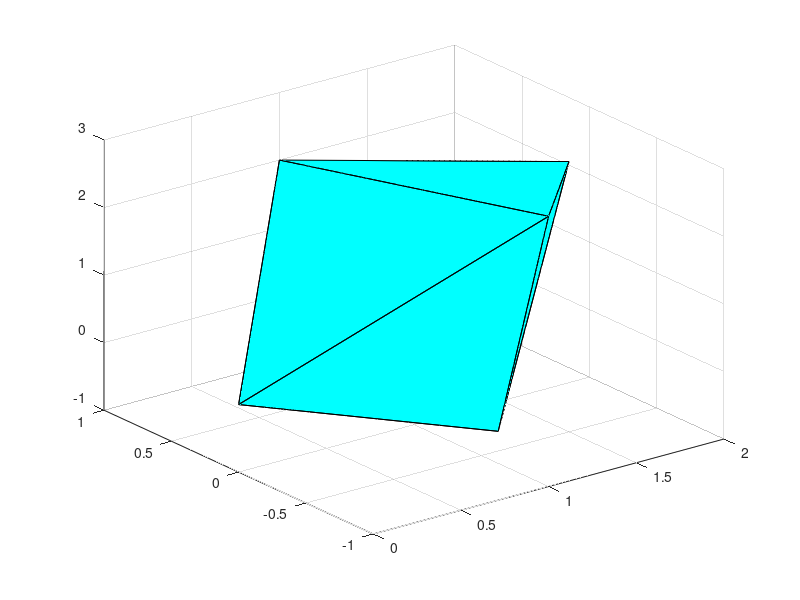

MATLAB code to generate this figure:
P = [0 0 0; 1 1 2; 1.5 0.5 1; 1.5 -0.5 3; 1.25 0.3 -1; 1 0 2; 1.25 -0.3 -1; 1 -1 3];
[k,av] = convhull(P);
x = P(:,1);
y = P(:,2);
z = P(:,3);

trisurf(k,x,y,z,'FaceColor','cyan')

csvwrite('polygon1.csv',P)
csvwrite('polygon1-hull.csv',k)
